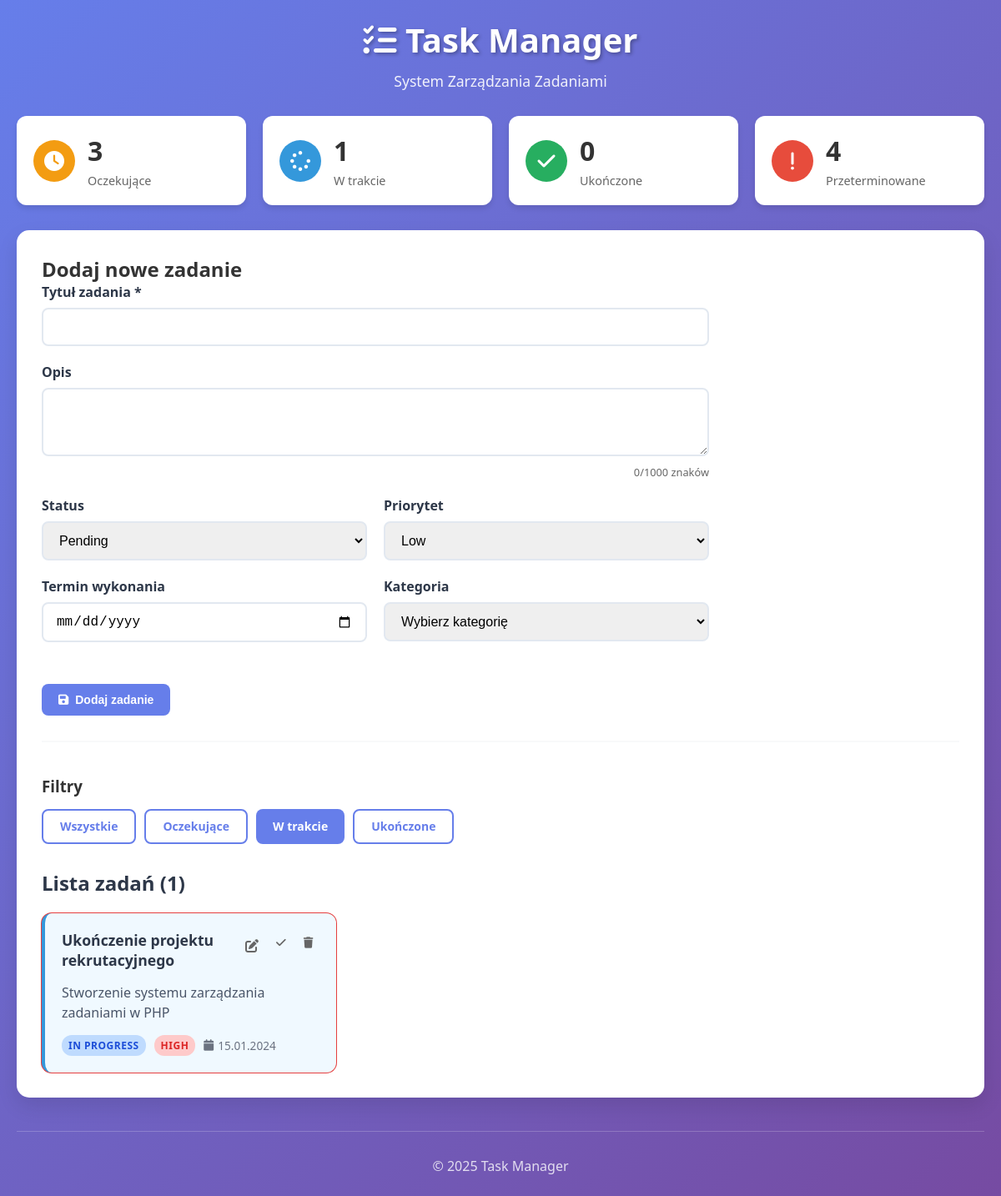
Page /?status=in_progress on the committed database.
### tables this page shows
CREATE TABLE IF NOT EXISTS tasks (
    id INT PRIMARY KEY AUTO_INCREMENT,
    title VARCHAR(255) NOT NULL,
    description TEXT,
    status ENUM('pending', 'in_progress', 'completed') DEFAULT 'pending',
    priority ENUM('low', 'medium', 'high') DEFAULT 'medium',
    due_date DATE,
    created_at TIMESTAMP DEFAULT CURRENT_TIMESTAMP,
    updated_at TIMESTAMP DEFAULT CURRENT_TIMESTAMP ON UPDATE CURRENT_TIMESTAMP
);

### public/index.php (the view, shortened to what the rows shown need)
<?php
spl_autoload_register(function ($class) {
    $prefix = 'TaskManager\\';
    $baseDir = __DIR__ . '/../src/';
    $len = strlen($prefix);
    $relativeClass = substr($class, $len);
    $file = $baseDir . str_replace('\\', '/', $relativeClass) . '.php';
});
$controller = new TaskController();
try {
    $statusFilter = $_GET['status'] ?? null;
    $tasks = $controller->index($statusFilter);
    $editTask = null;
} catch (Exception $e) {
    $error = $e->getMessage();
    $tasks = [];
    $categories = [];
    $statistics = [];
}
?>
<!DOCTYPE html>
<html lang="pl">
<head>
    <link rel="stylesheet" href="css/style.css">
    <link href="https://cdnjs.cloudflare.com/ajax/libs/font-awesome/6.0.0/css/all.min.css" rel="stylesheet">
</head>
<body>
    <div class="container">
        <header class="header">
            <h1><i class="fas fa-tasks"></i> Task Manager</h1>
        </header>
        <div class="main-content">
            <div class="form-section">
                <h2><?php echo $editTask ? 'Edytuj zadanie' : 'Dodaj nowe zadanie'; ?></h2>
            </div>
            <div class="tasks-section">
                <h2>Lista zadań (<?php echo count($tasks); ?>)</h2>
                <?php if (empty($tasks)): ?>
                    <div class="empty-state">
                        <i class="fas fa-inbox fa-3x"></i>
                        <h3>Brak zadań</h3>
                        <p>Dodaj pierwsze zadanie używając formularza powyżej.</p>
                    </div>
                <?php else: ?>
                    <div class="tasks-grid">
                        <?php foreach ($tasks as $task): ?>
                            <div class="task-card <?php echo $task->getStatus(); ?> priority-<?php echo $task->getPriority(); ?>">
                                <div class="task-header">
                                    <h3><?php echo htmlspecialchars($task->getTitle()); ?></h3>
                                    <div class="task-actions">
                                        <a href="?edit=<?php echo $task->getId(); ?>" class="btn-icon" title="Edytuj">
                                            <i class="fas fa-edit"></i>
                                        </a>
                                        <?php if ($task->getStatus() !== 'completed'): ?>
                                            <form method="POST" style="display: inline;">
                                                <button type="submit" class="btn-icon" title="Oznacz jako wykonane">
                                                    <i class="fas fa-check"></i>
                                                </button>
                                            </form>
                                        <?php endif; ?>
                                        <form method="POST" style="display: inline;" onsubmit="return confirm('Czy na pewno chcesz usunąć to zadanie?')">
                                            <button type="submit" class="btn-icon btn-danger" title="Usuń">
                                                <i class="fas fa-trash"></i>
                                            </button>
                                        </form>
                                    </div>
                                </div>
                                <?php if ($task->getDescription()): ?>
                                    <p class="task-description"><?php echo htmlspecialchars($task->getDescription()); ?></p>
                                <?php endif; ?>
                                <div class="task-meta">
                                    <span class="status-badge status-<?php echo $task->getStatus(); ?>">
                                        <?php echo ucfirst(str_replace('_', ' ', $task->getStatus())); ?>
                                    </span>
                                    <span class="priority-badge priority-<?php echo $task->getPriority(); ?>">
                                        <?php echo ucfirst($task->getPriority()); ?>
                                    </span>
                                    <?php if ($task->getDueDate()): ?>
                                        <span class="due-date">
                                            <i class="fas fa-calendar"></i>
                                            <?php echo $task->getDueDate()->format('d.m.Y'); ?>
                                        </span>
                                    <?php endif; ?>
                                </div>
                            </div>
                        <?php endforeach; ?>
                    </div>
                <?php endif; ?>
            </div>
        </div>
    </div>
</body>
</html>

### rows in the picture
tasks: title "Ukończenie projektu rekrutacyjnego", description "Stworzenie systemu zarządzania zadaniami w PHP", status "IN PROGRESS", priority "HIGH", due_date "15.01.2024"

### other values in the picture
$statistics['by_status']['pending'] "3"
$statistics['by_status']['in_progress'] "1"
$statistics['by_status']['completed'] "0"
$statistics['overdue'] "4"
count($tasks) "1"
form field status "Pending"
form field priority "Low"
